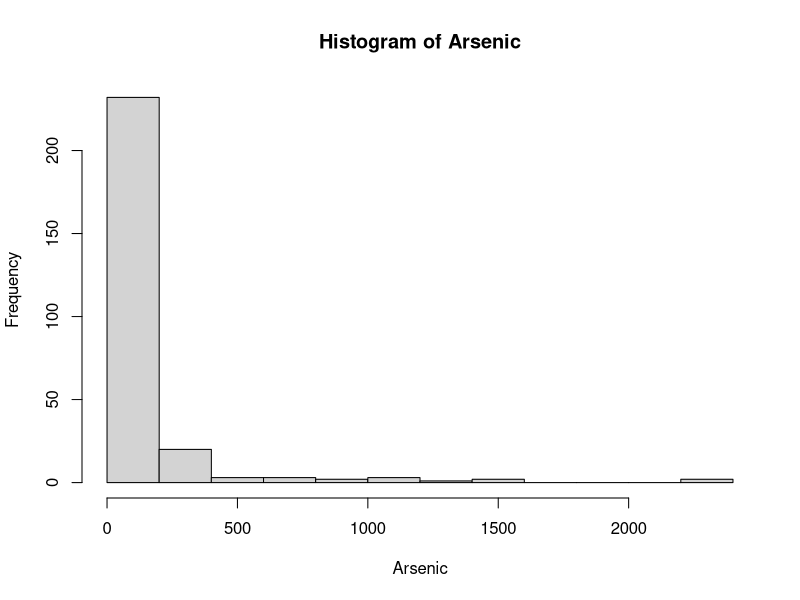
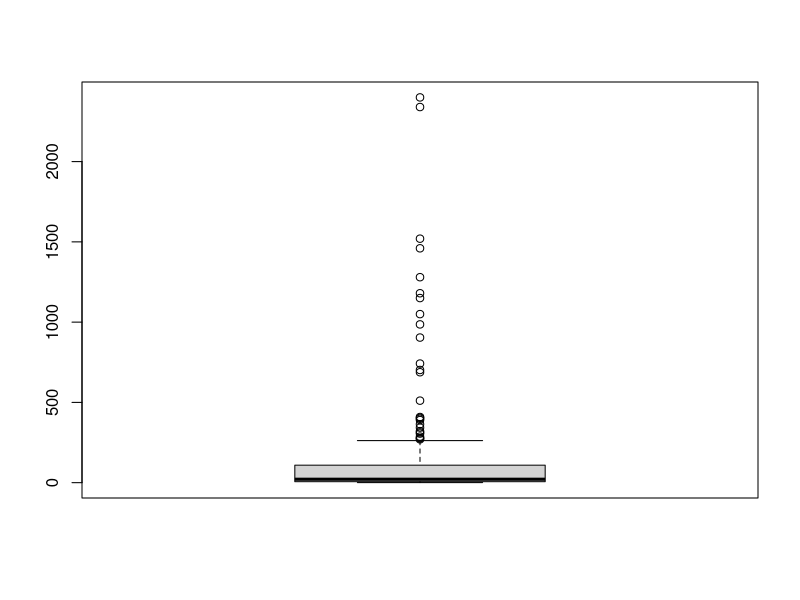
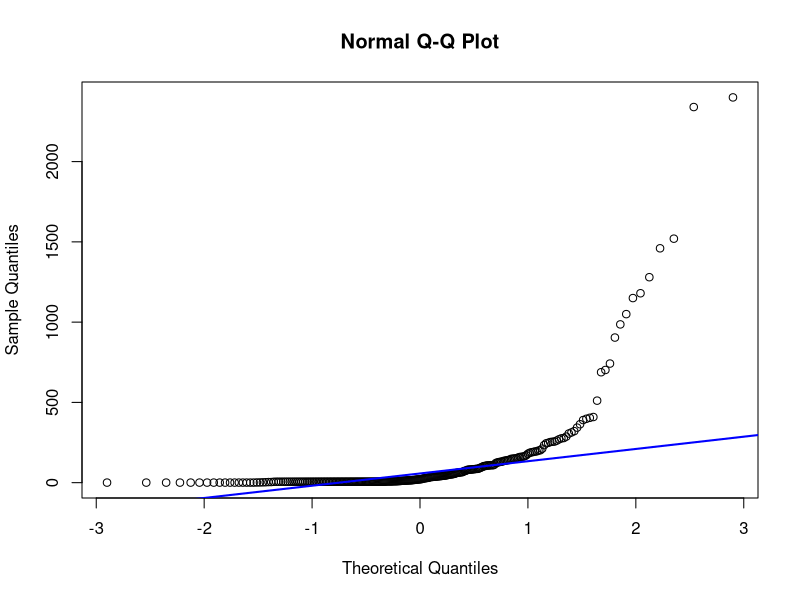
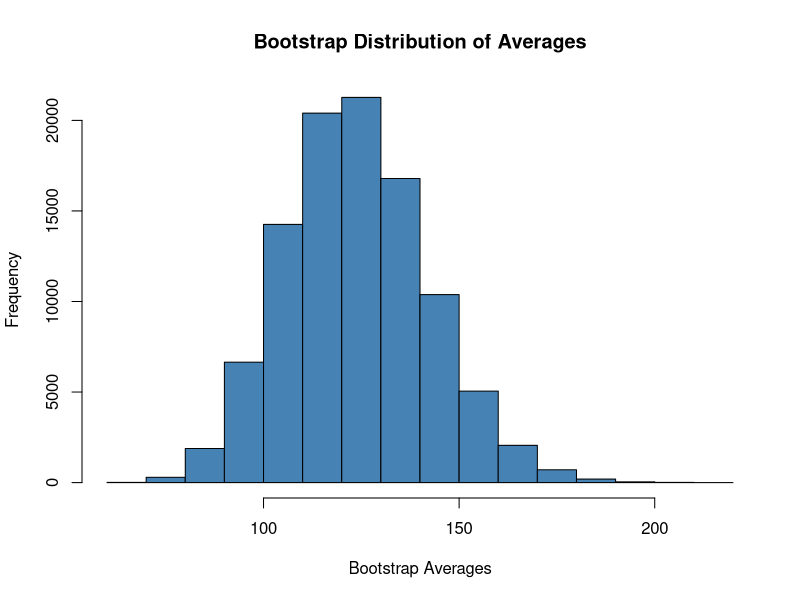
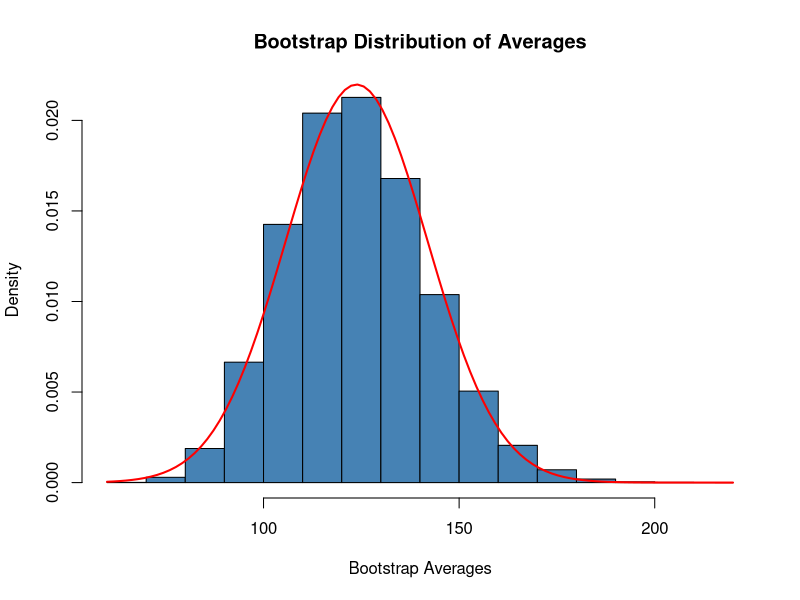
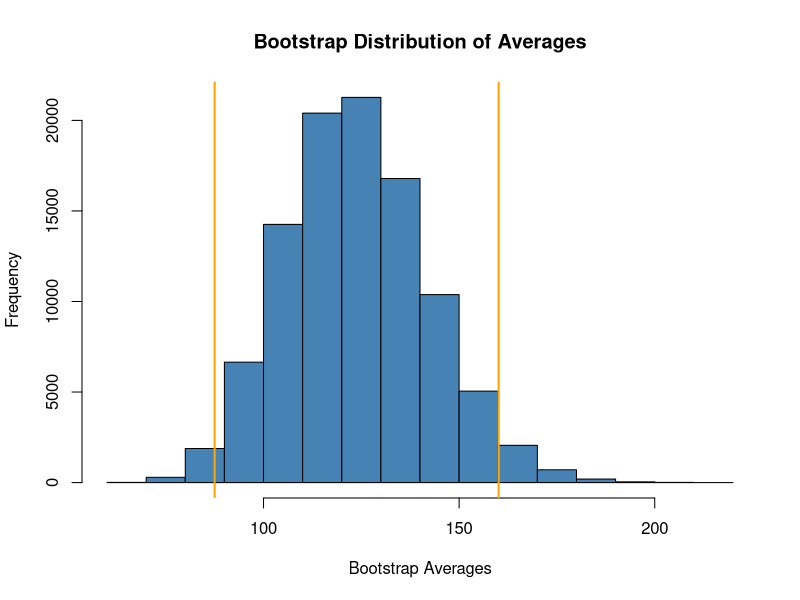
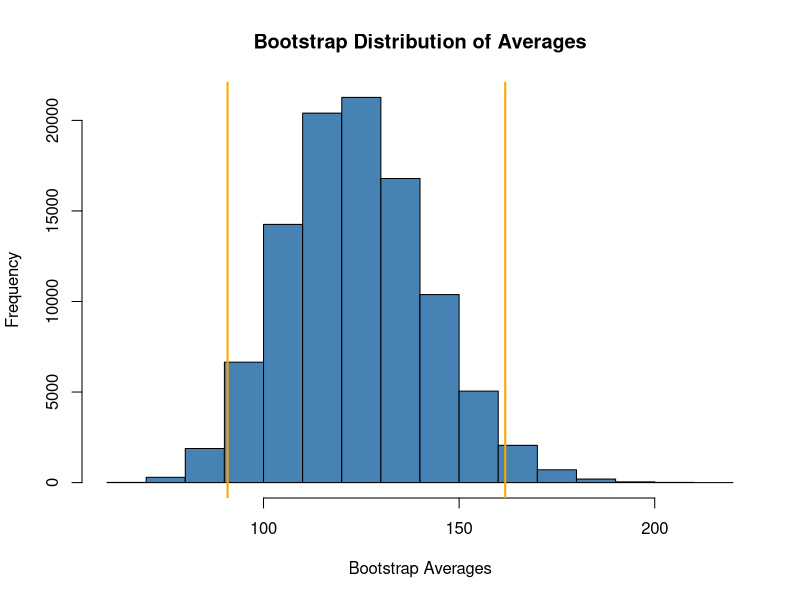

Write the R code that produced these figures, in order.
## ---- chunk 1
bangladesh=read.csv("bangladesh-data.csv", header=TRUE)
names(bangladesh)
#accessing single columns
#bangladesh$Arsenic
attach(bangladesh)
Arsenic
mean(Arsenic)
var(Arsenic)
#hist(Arsenic)
#what are the dimensions of `bangladesh`
dim(bangladesh)
#see if there are missing data
bangladesh=na.omit(bangladesh)
#what are the "new" dimensions of `bangladesh`
dim(bangladesh)
attach(bangladesh)
n=length(Arsenic)
n
## ---- chunk 2
hist(Arsenic)
boxplot(Arsenic)
qqnorm(Arsenic)
qqline(Arsenic, col="blue", lwd=2)
## ---- chunk 3
shapiro.test(Arsenic)
## ---- chunk 4
n.boot=10^5
arsenic.mean=replicate(n.boot, mean(sample(Arsenic, n, replace=TRUE)))
hist(arsenic.mean, 
     main="Bootstrap Distribution of Averages",
     xlab="Bootstrap Averages",
     col="steelblue")
## ---- chunk 5
hist(arsenic.mean, 
     main="Bootstrap Distribution of Averages",
     xlab="Bootstrap Averages",
     col="steelblue",
     prob=TRUE)
curve(dnorm(x, mean=mean(arsenic.mean), sd=sd(arsenic.mean)), col="red", lwd=2, add=TRUE)
## ---- chunk 6
#bootstrap mean
mu.boot=mean(arsenic.mean)
mu.boot
#bootstrap SE
se.boot=sd(arsenic.mean)

#lower bound
l.bd=mu.boot-2*se.boot
#upper bound
u.bd=mu.boot+2*se.boot

print(c(l.bd, u.bd))
## ---- chunk 7
hist(arsenic.mean, 
     main="Bootstrap Distribution of Averages",
     xlab="Bootstrap Averages",
     col="steelblue")
abline(v=l.bd, col="orange", lwd=2)
abline(v=u.bd, col="orange", lwd=2)
## ---- chunk 8
median(arsenic.mean)
bds=quantile(arsenic.mean, c(0.025, 0.975))
bds
## ---- chunk 9
hist(arsenic.mean, 
     main="Bootstrap Distribution of Averages",
     xlab="Bootstrap Averages",
     col="steelblue")
abline(v=bds, col="orange", lwd=2)
